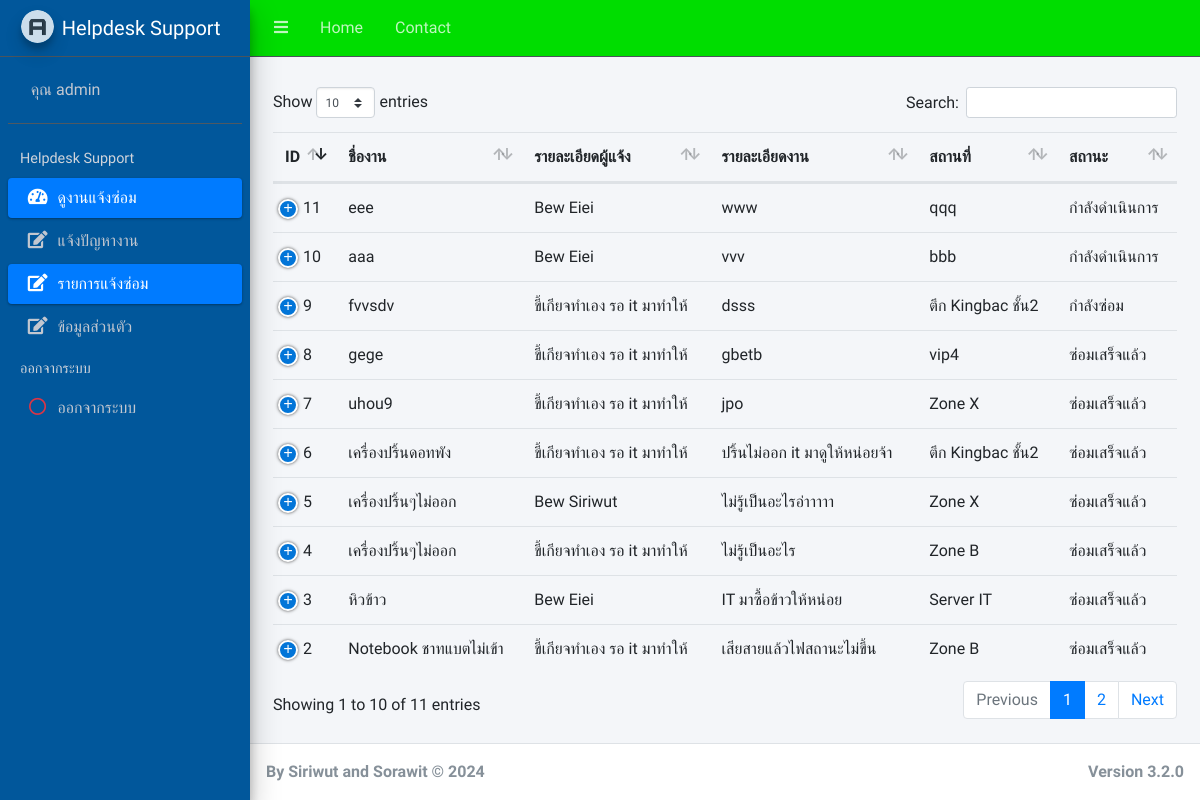
Screenshot of /employee/case_show.php (signed in) with the database file from the repository.
### tables this page shows
CREATE TABLE `tbl_case` (
  `case_id` int(11) NOT NULL COMMENT 'PK',
  `user_id` int(11) NOT NULL COMMENT 'tbl_login',
  `status_id` int(11) NOT NULL DEFAULT 1 COMMENT 'tbl_status',
  `tec_id` int(11) NOT NULL COMMENT 'ช่าง',
  `name_case` varchar(100) NOT NULL COMMENT 'แจ้งซ่อม',
  `detail_case` varchar(250) NOT NULL COMMENT 'รายละเอียด',
  `place_case` varchar(100) NOT NULL COMMENT 'สถานที่',
  `date_case` timestamp NULL DEFAULT current_timestamp() COMMENT 'วันที่แจ้งซ่อม',
  `date_assign` timestamp NULL DEFAULT NULL COMMENT 'วันที่ส่งมอบงาน',
  `date_sent` timestamp NULL DEFAULT NULL COMMENT 'วันที่รับงาน',
  `date_close` timestamp NULL DEFAULT NULL COMMENT 'วันที่ปิดงาน',
  `date_period` varchar(50) NOT NULL COMMENT 'ระยะเวลา'
);

CREATE TABLE `tbl_status` (
  `status_id` int(11) NOT NULL,
  `status_name` varchar(100) NOT NULL
);

### employee/case_list.php (the view, shortened to what this page needs)
<?php
  include("condb.php");
     $query_case = "SELECT c.*,u.u_name,u.u_lastname,s.status_name,u.u_tel,u.u_email
     FROM tbl_case as c
     INNER JOIN tbl_login as u ON c.user_id = u.user_id
     INNER JOIN tbl_status as s ON c.status_id = s.status_id
     order by case_id " or die ("Error:" . mysqli_error());
       $result = mysqli_query($con, $query_case);
  ?>
  <table id="example1" class="table table-hover text-nowrap">
    <thead>
      <tr role="row" class="info">
        <th  tabindex="0" rowspan="1" colspan="1" style="width: 5%;">ID</th>
        <th  tabindex="0" rowspan="1" colspan="1" style="width: 10%;">ชื่องาน</th>
        <th  tabindex="0" rowspan="1" colspan="1" style="width: 15%;">รายละเอียดผู้แจ้ง</th>
        <th  tabindex="0" rowspan="1" colspan="1" style="width: 20%;">รายละเอียดงาน</th>
        <th  tabindex="0" rowspan="1" colspan="1" style="width: 10%;">สถานที่</th>
        <th  tabindex="0" rowspan="1" colspan="1" style="width: 10%;">สถานะ</th>
      </tr>
    </thead>
    <tbody>
       <?php foreach ($result as $row) {  ?>
      <tr>
        <td>
         <?php echo $row['case_id'];; ?>
        </td>
         <td>
         <?php echo $row['name_case']; ?>
        </td>
         <td>
         <?php echo $row['u_name'].' '.$row['u_lastname'] ?>
        </td>
         <td>
         <?php echo $row['detail_case']; ?>
        </td>
          <td>
         <?php echo $row['place_case']; ?>
        </td>
        <td>
         <?php echo $row['status_name']; ?>
        </td>
         <?php   } ?>
      </tr>
    </tbody>
  </table>

### rows the page displays
tbl_case: case_id "2", name_case "Notebook ชาทแบตไม่เข้า", user.u_name "ขี้เกียจทำเอง", user.u_lastname "รอ it มาทำให้", detail_case "เสียสายแล้วไฟสถานะไม่ขึ้น", place_case "Zone B", status.status_name "ซ่อมเสร็จแล้ว"
tbl_case: case_id "3", name_case "หิวข้าว", user.u_name "Bew", user.u_lastname "Eiei", detail_case "IT มาซื้อข้าวให้หน่อย", place_case "Server IT", status.status_name "ซ่อมเสร็จแล้ว"
tbl_case: case_id "4", name_case "เครื่องปริ้นๆไม่ออก", user.u_name "ขี้เกียจทำเอง", user.u_lastname "รอ it มาทำให้", detail_case "ไม่รู้เป็นอะไร", place_case "Zone B", status.status_name "ซ่อมเสร็จแล้ว"
tbl_case: case_id "5", name_case "เครื่องปริ้นๆไม่ออก", user.u_name "Bew", user.u_lastname "Siriwut", detail_case "ไม่รู้เป็นอะไรอ่าาาาา", place_case "Zone X", status.status_name "ซ่อมเสร็จแล้ว"
tbl_case: case_id "6", name_case "เครื่องปริ้นดอทพัง", user.u_name "ขี้เกียจทำเอง", user.u_lastname "รอ it มาทำให้", detail_case "ปริ้นไม่ออก it มาดูให้หน่อยจ้า", place_case "ตึก Kingbac ชั้น2", status.status_name "ซ่อมเสร็จแล้ว"
tbl_case: case_id "7", name_case "uhou9", user.u_name "ขี้เกียจทำเอง", user.u_lastname "รอ it มาทำให้", detail_case "jpo", place_case "Zone X", status.status_name "ซ่อมเสร็จแล้ว"
tbl_case: case_id "8", name_case "gege", user.u_name "ขี้เกียจทำเอง", user.u_lastname "รอ it มาทำให้", detail_case "gbetb", place_case "vip4", status.status_name "ซ่อมเสร็จแล้ว"
tbl_case: case_id "9", name_case "fvvsdv", user.u_name "ขี้เกียจทำเอง", user.u_lastname "รอ it มาทำให้", detail_case "dsss", place_case "ตึก Kingbac ชั้น2", status.status_name "กำลังซ่อม"
tbl_case: case_id "10", name_case "aaa", user.u_name "Bew", user.u_lastname "Eiei", detail_case "vvv", place_case "bbb", status.status_name "กำลังดำเนินการ"
tbl_case: case_id "11", name_case "eee", user.u_name "Bew", user.u_lastname "Eiei", detail_case "www", place_case "qqq", status.status_name "กำลังดำเนินการ"

### other values shown
$_SESSION["u_name"] "admin"
